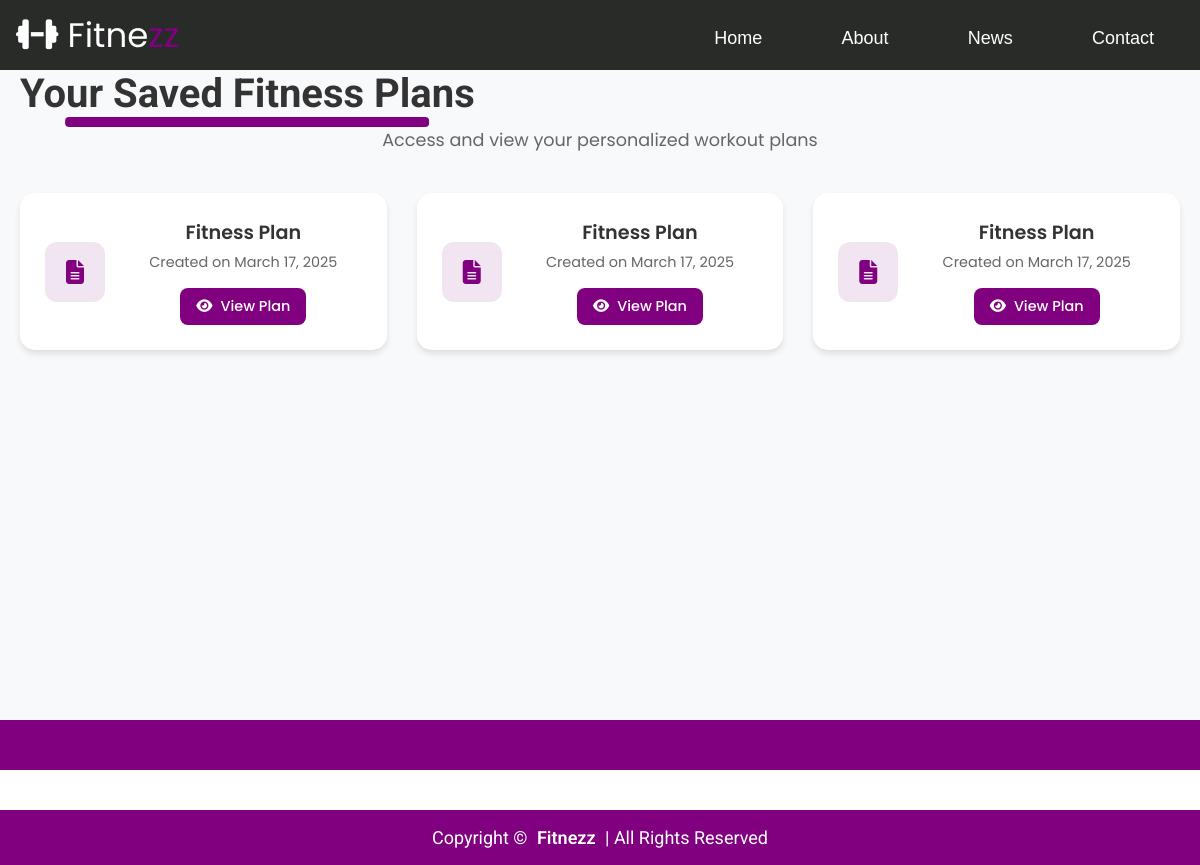
The page /Our-schedule/ on the database as committed earlier.
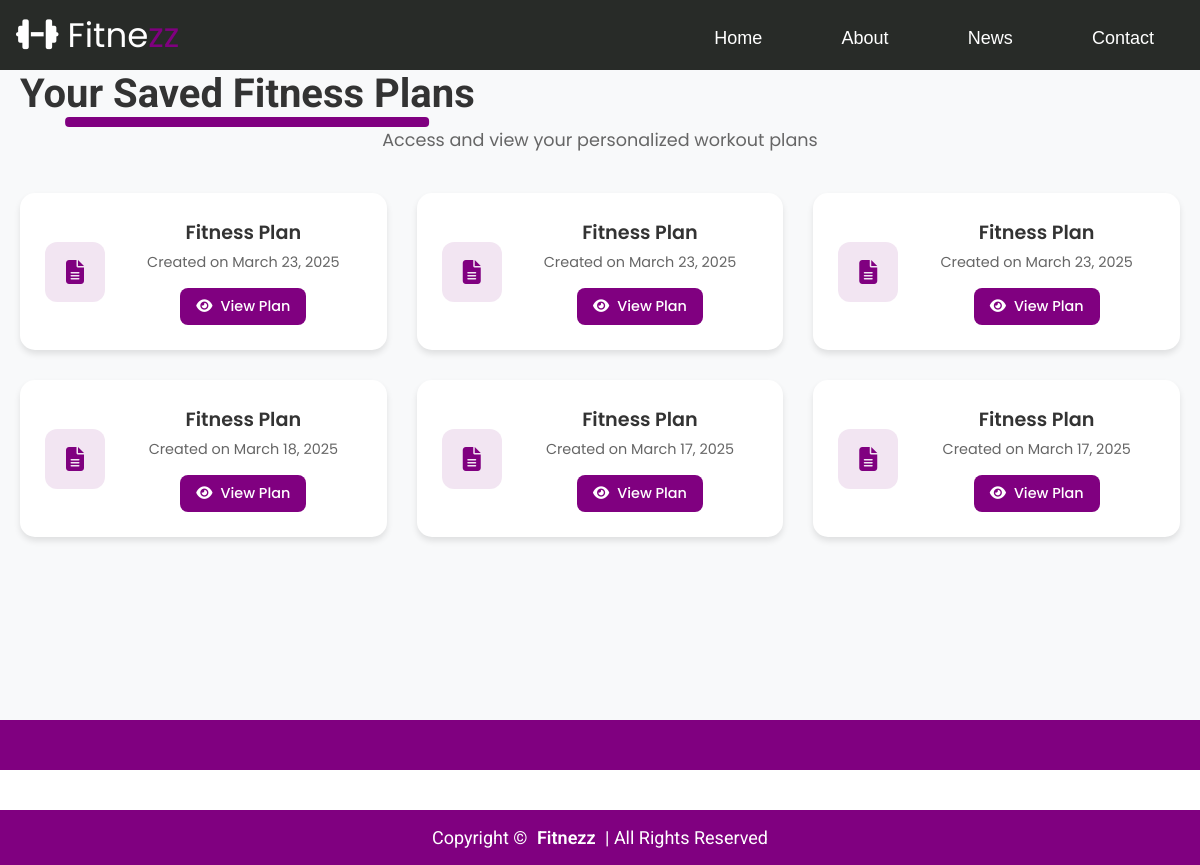
The same page on the database as committed later.
### myapp/models.py (models this page shows, shortened)
class Gptinfo(models.Model):
    pdf_file = models.FileField(upload_to='fitness_plans/')
    created_at = models.DateTimeField(auto_now_add=True)
    class Meta:
        ordering = ['-created_at']

### myapp/views.py (the view)
# urls.py: path('Our-schedule/', views.ourSchedule, name='ourSchedule'),
def ourSchedule(request):
    gptinfos = Gptinfo.objects.all().order_by('-created_at')
    return render(request, 'myapp/ourSchedule.html', {'gptinfos': gptinfos})

### myapp/templates/myapp/ourSchedule.html (shortened to what this page needs)
{% extends 'myapp/base.html' %}
{% load static %}
{% block content %}
<div class="schedule-dashboard">
    <div class="schedule-container">
        <div class="schedule-header">
            <h1>Your Saved Fitness Plans</h1>
            <p>Access and view your personalized workout plans</p>
        </div>
        <div class="plans-grid">
            {% for gptinfo in gptinfos %}
            <div class="plan-card">
                <div class="plan-icon">
                    <i class="fas fa-file-alt"></i>
                </div>
                <div class="plan-details">
                    <h3>Fitness Plan</h3>
                    <p class="plan-date">Created on {{ gptinfo.created_at|date:"F d, Y" }}</p>
                    <a href="{{ gptinfo.pdf_file.url }}" class="view-btn" target="_blank">
                        <i class="fas fa-eye"></i> View Plan
                    </a>
                </div>
            </div>
            {% endfor %}
        </div>
    </div>
</div>
{% endblock %}

Rows that differ between the two databases and show on the page:
removed Gptinfo: created_at "March 17, 2025"
added Gptinfo: created_at "March 23, 2025"
added Gptinfo: created_at "March 23, 2025"
added Gptinfo: created_at "March 23, 2025"
added Gptinfo: created_at "March 18, 2025"
